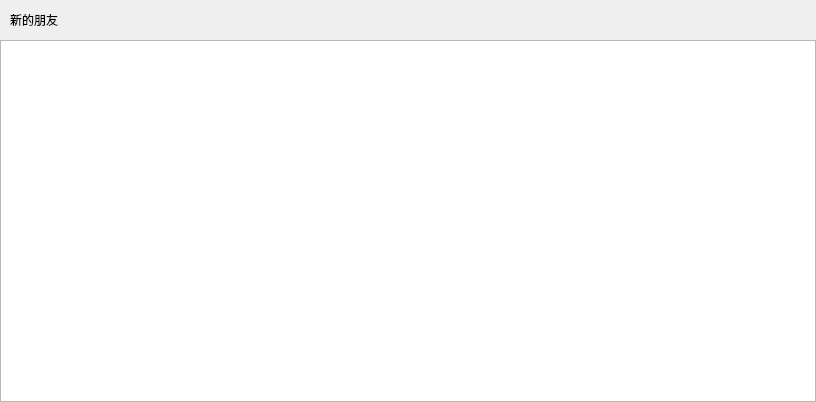
<?xml version="1.0" encoding="UTF-8"?>
<ui version="4.0">
 <class>ApplyFriendPage</class>
 <widget class="QWidget" name="ApplyFriendPage">
  <property name="geometry">
   <rect>
    <x>0</x>
    <y>0</y>
    <width>816</width>
    <height>402</height>
   </rect>
  </property>
  <property name="windowTitle">
   <string>Form</string>
  </property>
  <layout class="QVBoxLayout" name="verticalLayout">
   <property name="spacing">
    <number>0</number>
   </property>
   <property name="leftMargin">
    <number>0</number>
   </property>
   <property name="topMargin">
    <number>0</number>
   </property>
   <property name="rightMargin">
    <number>0</number>
   </property>
   <property name="bottomMargin">
    <number>0</number>
   </property>
   <item>
    <widget class="QWidget" name="friend_apply_wid" native="true">
     <layout class="QHBoxLayout" name="horizontalLayout">
      <property name="spacing">
       <number>0</number>
      </property>
      <property name="leftMargin">
       <number>0</number>
      </property>
      <property name="topMargin">
       <number>0</number>
      </property>
      <property name="rightMargin">
       <number>0</number>
      </property>
      <property name="bottomMargin">
       <number>0</number>
      </property>
      <item>
       <spacer name="horizontalSpacer_2">
        <property name="orientation">
         <enum>Qt::Orientation::Horizontal</enum>
        </property>
        <property name="sizeType">
         <enum>QSizePolicy::Policy::Fixed</enum>
        </property>
        <property name="sizeHint" stdset="0">
         <size>
          <width>10</width>
          <height>20</height>
         </size>
        </property>
       </spacer>
      </item>
      <item>
       <widget class="QLabel" name="friend_apply_lb">
        <property name="minimumSize">
         <size>
          <width>0</width>
          <height>40</height>
         </size>
        </property>
        <property name="maximumSize">
         <size>
          <width>16777215</width>
          <height>40</height>
         </size>
        </property>
        <property name="text">
         <string>新的朋友</string>
        </property>
       </widget>
      </item>
      <item>
       <spacer name="horizontalSpacer">
        <property name="orientation">
         <enum>Qt::Orientation::Horizontal</enum>
        </property>
        <property name="sizeHint" stdset="0">
         <size>
          <width>743</width>
          <height>20</height>
         </size>
        </property>
       </spacer>
      </item>
     </layout>
    </widget>
   </item>
   <item>
    <widget class="QWidget" name="widget_2" native="true">
     <layout class="QVBoxLayout" name="verticalLayout_2">
      <property name="spacing">
       <number>0</number>
      </property>
      <property name="leftMargin">
       <number>0</number>
      </property>
      <property name="topMargin">
       <number>0</number>
      </property>
      <property name="rightMargin">
       <number>0</number>
      </property>
      <property name="bottomMargin">
       <number>0</number>
      </property>
      <item>
       <widget class="ApplyFriendList" name="apply_friend_list"/>
      </item>
     </layout>
    </widget>
   </item>
  </layout>
 </widget>
 <customwidgets>
  <customwidget>
   <class>ApplyFriendList</class>
   <extends>QListView</extends>
   <header location="global">applyfriendlist.h</header>
  </customwidget>
 </customwidgets>
 <resources/>
 <connections/>
</ui>
